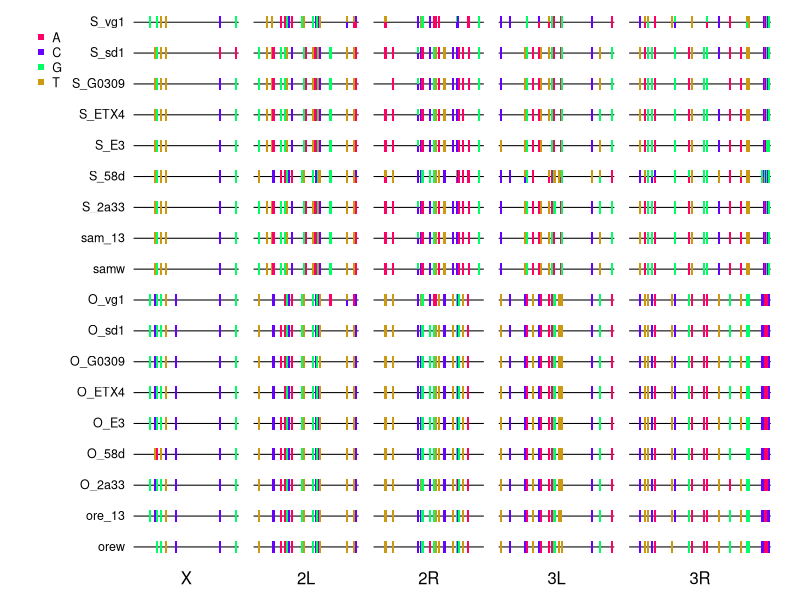

This figure's R source:
### Script for plotting the information from genotyping data for all the mutations in Samarkand and Oregon-R genetic backgrounds ###

wide.data <- read.csv(file="../Data/BackgroundGenotypes.csv", skip=7, na.strings=c("?"), colClasses=rep("character", 102))

#Reorganize and clean up the data table for easier plottings
tall.data <- as.data.frame(t(wide.data[,2:ncol(wide.data)]))
colnames(tall.data) <- as.character(wide.data[,1])
for (c in 1:ncol(tall.data)) {
	tall.data[,c] <- as.character(tall.data[,c])
}

rownames(tall.data) <- sub(pattern="X", replacement="", x=rownames(tall.data))
raw.chroms <- substr(rownames(tall.data), start=1, stop=2)
chroms <- ifelse(raw.chroms == "10", "X",
		  ifelse(raw.chroms == "21", "2L",
		  ifelse(raw.chroms == "22", "2R",
		  ifelse(raw.chroms == "31", "3L",
		  ifelse(raw.chroms == "32", "3R", NA)))))
snp.positions <- as.numeric(substr(rownames(tall.data), start=3, stop=nchar(rownames(tall.data))))

tall.data$chrom <- chroms
tall.data$pos <- snp.positions

tall.data <- tall.data[order(tall.data$pos),]
tall.data <- tall.data[order(tall.data$chrom),]

#Make the plot -- color code by base
allele.colors <- c("#FF0066", "#6600FF", "#00FF66", "#CC9911") #A C G T plotting colors
alleles <- c("A", "C", "G", "T")
chrom.sizes <- c(20e6, 20e6, 21e6, 22e6, 27e6) #X, 2L, 2R, 3L, 3R total sizes
white.space <- 3e6

chrom.starts <- c(2e7)
chrom.ends <- c(chrom.starts[1] + chrom.sizes[1])

for (i in 2:5) {
	chrom.starts <- c(chrom.starts, chrom.ends[i-1] + white.space)
	chrom.ends <- c(chrom.ends, chrom.starts[i] + chrom.sizes[i])
}


tall.data$plot.position <- tall.data$pos
tall.data$plot.position <- ifelse(tall.data$chrom == "X", tall.data$plot.position + chrom.starts[1], tall.data$plot.position)
tall.data$plot.position <- ifelse(tall.data$chrom == "2L", tall.data$plot.position + chrom.starts[2], tall.data$plot.position)
tall.data$plot.position <- ifelse(tall.data$chrom == "2R", tall.data$plot.position + chrom.starts[3], tall.data$plot.position)
tall.data$plot.position <- ifelse(tall.data$chrom == "3L", tall.data$plot.position + chrom.starts[4], tall.data$plot.position)
tall.data$plot.position <- ifelse(tall.data$chrom == "3R", tall.data$plot.position + chrom.starts[5], tall.data$plot.position)



plot.genotypes <- function(column, y.value, label) {
	rect.x.side <- 200000
	rect.y.side <- 0.2

	cur.data <- tall.data[,column]
	allele.1 <- substr(cur.data, start=1, stop=1)
	allele.2 <- substr(cur.data, start=3, stop=3)
	plot.colors.1 <- allele.colors[match(allele.1, table=alleles)]
	plot.colors.2 <- allele.colors[match(allele.2, table=alleles)]
	#Draw the chromosomes
	for (c in 1:5) {
		lines(x=c(chrom.starts[c], chrom.ends[c]), y=c(y.value, y.value))
	}
	y.vector <- rep(y.value, nrow(tall.data))
	rect(xleft=tall.data$plot.position - rect.x.side, xright=tall.data$plot.position + rect.x.side, ybottom=y.vector, ytop=y.vector + rect.y.side, col=plot.colors.1, border=NA)
	rect(xleft=tall.data$plot.position - rect.x.side, xright=tall.data$plot.position + rect.x.side, ybottom=y.vector - rect.y.side, ytop=y.vector, col=plot.colors.2, border=NA)
	#points(x=tall.data$plot.position, y=rep(y.value, nrow(tall.data)), col=plot.colors.1, cex=point.cex, pch=15)
	text(x=chrom.starts[1], y=y.value, labels=paste(label, "   ", sep=""), adj=c(1, NA), cex=0.75)

}


pdf(file="FigureS1_BackgroundGenotypePlot.pdf", width=12, height=6)

par(mar=c(0,0,0,0))
plot(x=NULL, y=NULL, xlim=range(c(0, chrom.ends)), ylim=c(0, 18), bty="n", xaxt="n", yaxt="n")
chrom.names <- c("X", "2L", "2R", "3L", "3R")
for (c in 1:5) {
	text(x=(chrom.starts[c] + chrom.ends[c])/2, y=0, label=chrom.names[c])
}
for (c in 1:18) {
	plot.genotypes(column=c, y.value=c, label=colnames(tall.data)[c])
}

legend(x=0, y=18, legend=alleles, pch=15, col=allele.colors, bty="n", cex=0.75)

dev.off()